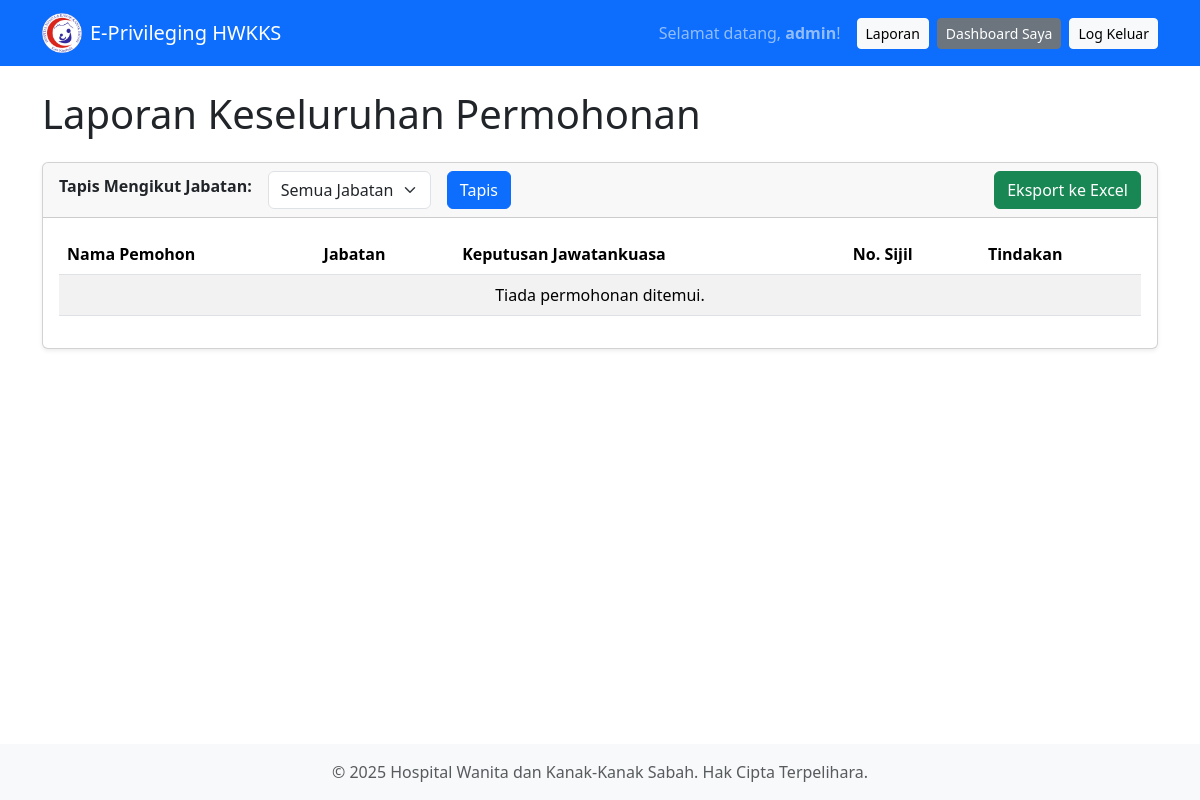
The page /laporan/ (signed in) on the database as committed earlier.
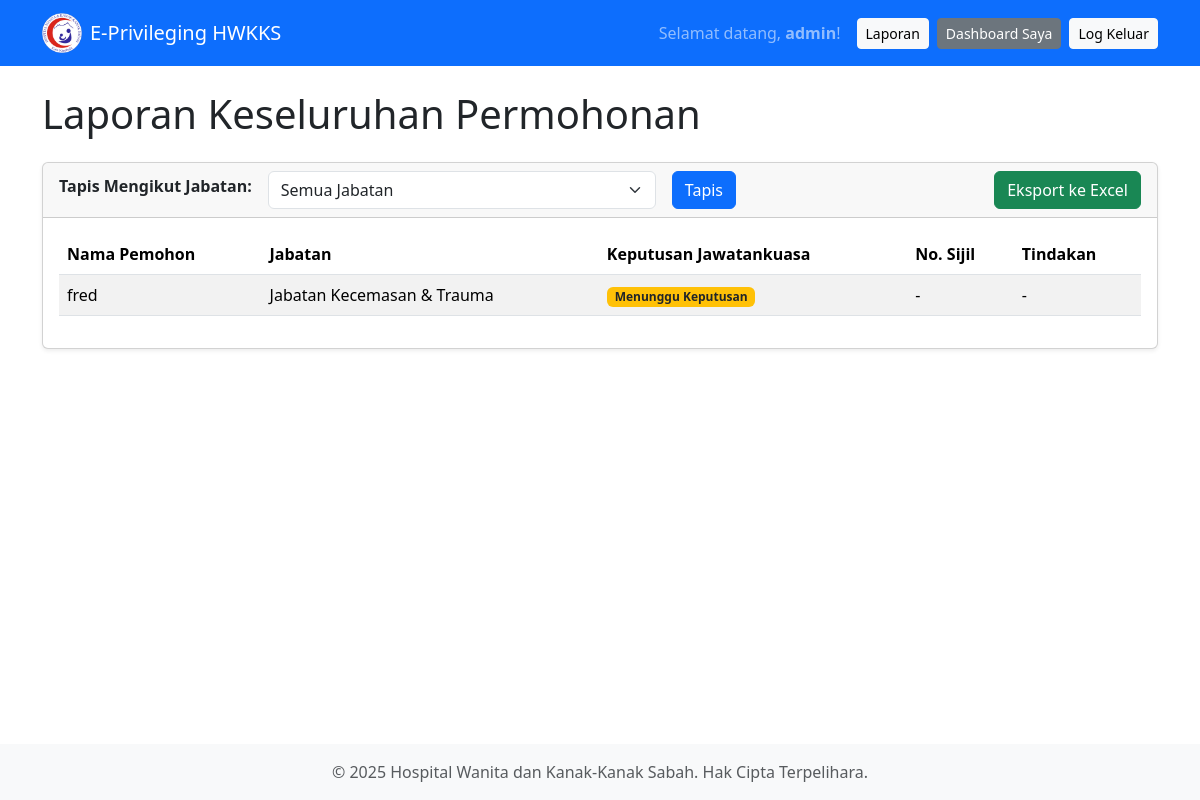
The same page on the database as committed later.
### permohonan/models.py (models this page shows, shortened)
class Permohonan(models.Model):
    KATEGORI_UTAMA_CHOICES = [('', '---------'), ('Pakar Perubatan / Pergigian', 'Pakar Perubatan / Pergigian'), ('Pegawai Perubatan', 'Pegawai Perubatan'), ('Jururawat', 'Jururawat'), ('Penolong Pegawai Perubatan', 'Penolong Pegawai Perubatan'), ('Juruterapi Pergigian', 'Juruterapi Pergigian'), ('Anggota Kesihatan Bersekutu', 'Anggota Kesihatan Bersekutu'), ('Pegawai Farmasi', 'Pegawai Farmasi'), ('Penolong Pegawai Farmasi', 'Penolong Pegawai Farmasi'), ('Lain-lain', 'Lain-lain')]
    KATEGORI_BAWAHAN_CHOICES = [('', '---------'), ('Pakar HWKKS', 'Pakar HWKKS'), ('Pakar KKM Lain', 'Pakar KKM dari Hospital lain selain HWKKS'), ('Pakar Bukan KKM', 'Pakar daripada institusi selain KKM'), ('Lantikan Baru', 'Lantikan baru/ bertukar masuk'), ('Ada Credentialing', 'Ada Credentialing'), ('Ada Post Basic', 'Ada Post Basic')]
    JENIS_PERMOHONAN_CHOICES = [('Baru', 'Permohonan Baru (Privileging)'), ('Penambahan', 'Permohonan Penambahan (Privileging Addition)'), ('Ulangan', 'Permohonan Ulangan (Re-Privileging)'), ('Ulangan + Tambah', 'Permohonan Ulangan bersama penambahan prosedur baru'), ('Ulangan + Kurang', 'Permohonan Ulangan bersama pengurangan prosedur baru')]
    SOKONGAN_CHOICES = [('Menunggu', 'Menunggu Semakan'), ('Menyokong', 'Menyokong'), ('Tidak Menyokong', 'Tidak Menyokong')]
    KELULUSAN_CHOICES = [('Menunggu', 'Menunggu Keputusan'), ('Ya', 'Diluluskan'), ('Tidak', 'Ditolak')]
    pemohon = models.ForeignKey(User, on_delete=models.SET_NULL, null=True, blank=True)
    nama_pemohon = models.CharField(max_length=255)
    no_kp = models.CharField("No K/P", max_length=15)
    jawatan = models.ForeignKey(Jawatan, on_delete=models.PROTECT, null=True, verbose_name="Jawatan")
    gred = models.ForeignKey(Gred, on_delete=models.PROTECT, null=True, verbose_name="Gred")
    jabatan = models.ForeignKey(Jabatan, on_delete=models.PROTECT, null=True)
    tarikh_mula_bertugas = models.DateField("Tarikh mula bertugas di jabatan sekarang")
    no_sijil_amalan = models.CharField("No. Sijil Amalan Tahunan", max_length=100, blank=True, null=True)
    jenis_permohonan = models.CharField(max_length=50, choices=JENIS_PERMOHONAN_CHOICES, null=True)
    kategori_utama = models.CharField("Kategori Pemohon Utama", max_length=100, choices=KATEGORI_UTAMA_CHOICES, null=True)
    kategori_bawahan = models.CharField("Sub-Kategori Pemohon (Lama)", max_length=100, choices=KATEGORI_BAWAHAN_CHOICES, blank=True, null=True, editable=False)
    sub_kategori = models.ManyToManyField(SubKategori, verbose_name="Sub-Kategori Pemohon", blank=True)
    jawatan_lain = models.CharField("Jawatan Lain-lain (jika berkenaan)", max_length=100, blank=True, null=True)
    tarikh_borang_dihantar = models.DateField(auto_now_add=True)
    status_sokongan_kj = models.CharField("Status Sokongan Ketua Jabatan", max_length=20, choices=SOKONGAN_CHOICES, default='Menunggu')
    ulasan_kj = models.TextField("Ulasan Ketua Jabatan", blank=True, null=True)
    nama_kj = models.CharField("Nama Ketua Jabatan", max_length=255, blank=True, null=True)
    jawatan_kj = models.CharField("Jawatan Ketua Jabatan", max_length=100, blank=True, null=True)
    tarikh_sokongan_kj = models.DateField("Tarikh Sokongan Ketua Jabatan", blank=True, null=True)
    keputusan_jawatanankuasa = models.CharField("Keputusan Pengarah", max_length=20, choices=KELULUSAN_CHOICES, default='Menunggu')
    tarikh_keputusan = models.DateField("Tarikh Keputusan", blank=True, null=True)
    tarikh_sah_sehingga = models.DateField("Tarikh Sah Sehingga", blank=True, null=True)
    no_siri_sijil = models.CharField("No Siri Sijil", max_length=100, blank=True, null=True, unique=True)

class Jabatan(models.Model):
    nama = models.CharField(max_length=150, unique=True)
    def __str__(self):
        return self.nama

### permohonan/views.py (the view)
# urls.py: path('laporan/', views.laporan_permohonan, name='laporan_permohonan'),
@login_required
def laporan_permohonan(request):
    user = request.user
    if not (user.is_superuser or user.groups.filter(name__in=['Pengarah', 'PICPrivileging']).exists()):
        return redirect('dashboard')
    permohonan_list = Permohonan.objects.all().order_by('-tarikh_borang_dihantar')
    jabatan_filter_id = request.GET.get('jabatan')
    if jabatan_filter_id:
        permohonan_list = permohonan_list.filter(jabatan__id=jabatan_filter_id)
    context = {
        'senarai_permohonan': permohonan_list,
        'senarai_jabatan': Jabatan.objects.all(),
        'jabatan_terpilih': int(jabatan_filter_id) if jabatan_filter_id else None,
    }
    return render(request, 'permohonan/laporan.html', context)

### permohonan/templatetags/auth_extras.py (called while the page is built)
@register.filter(name='has_group')
def has_group(user, group_name):
    return user.groups.filter(name=group_name).exists()

### permohonan/templates/permohonan/laporan.html (shortened to what this page needs)
{% extends 'permohonan/base.html' %}
{% block content %}
    <h1 class="mb-4">Laporan Keseluruhan Permohonan</h1>
    <div class="card shadow-sm">
        <div class="card-header">
            <form method="GET" action="{% url 'laporan_permohonan' %}" class="row g-3 align-items-center">
                <div class="col-auto">
                    <label for="jabatan" class="form-label fw-bold">Tapis Mengikut Jabatan:</label>
                </div>
                <div class="col-auto">
                    <select name="jabatan" id="jabatan" class="form-select">
                        <option value="">Semua Jabatan</option>
                    </select>
                </div>
                <div class="col-auto">
                    <button type="submit" class="btn btn-primary">Tapis</button>
                </div>
                <div class="col-auto ms-auto">
                    <a href="{% url 'laporan_export_excel' %}?jabatan={{ jabatan_terpilih|default:'' }}" class="btn btn-success">Eksport ke Excel</a>
                </div>
            </form>
        </div>
        <div class="card-body">
            <div class="table-responsive">
                <table class="table table-striped table-hover">
                    <thead>
                        <tr>
                            <th>Nama Pemohon</th>
                            <th>Jabatan</th>
                            <th>Keputusan Jawatankuasa</th>
                            <th>No. Sijil</th>
                            <th>Tindakan</th>
                        </tr>
                    </thead>
                    <tbody>
                        {% for permohonan in senarai_permohonan %}
                            <tr>
                                <td>{{ permohonan.nama_pemohon }}</td>
                                <td>{{ permohonan.jabatan }}</td>
                                <td>
                                    {% if permohonan.keputusan_jawatanankuasa == 'Ya' %}<span class="badge bg-success">{{ permohonan.get_keputusan_jawatanankuasa_display }}</span>{% elif permohonan.keputusan_jawatanankuasa == 'Tidak' %}<span class="badge bg-danger">{{ permohonan.get_keputusan_jawatanankuasa_display }}</span>{% else %}<span class="badge bg-warning text-dark">{{ permohonan.get_keputusan_jawatanankuasa_display }}</span>{% endif %}
                                </td>
                                <td>{{ permohonan.no_siri_sijil|default:"-" }}</td>
                                <td>
                                    {% if permohonan.keputusan_jawatanankuasa == 'Ya' %}
                                        <a href="{% url 'jana_sijil_pdf' pk=permohonan.pk %}" class="btn btn-info btn-sm" target="_blank">Lihat Sijil</a>
                                    {% else %}
                                        -
                                    {% endif %}
                                </td>
                            </tr>
                        {% empty %}
                            <tr>
                                <td colspan="5" class="text-center">Tiada permohonan ditemui.</td>
                            </tr>
                        {% endfor %}
                    </tbody>
                </table>
            </div>
        </div>
    </div>
{% endblock %}

Rows that differ between the two databases and show on the page:
added Permohonan: nama_pemohon "fred", jabatan "Jabatan Kecemasan & Trauma", keputusan_jawatanankuasa "Menunggu Keputusan", no_siri_sijil "-"
Other text that changed with them:
text no longer shown: "Tiada permohonan ditemui."
